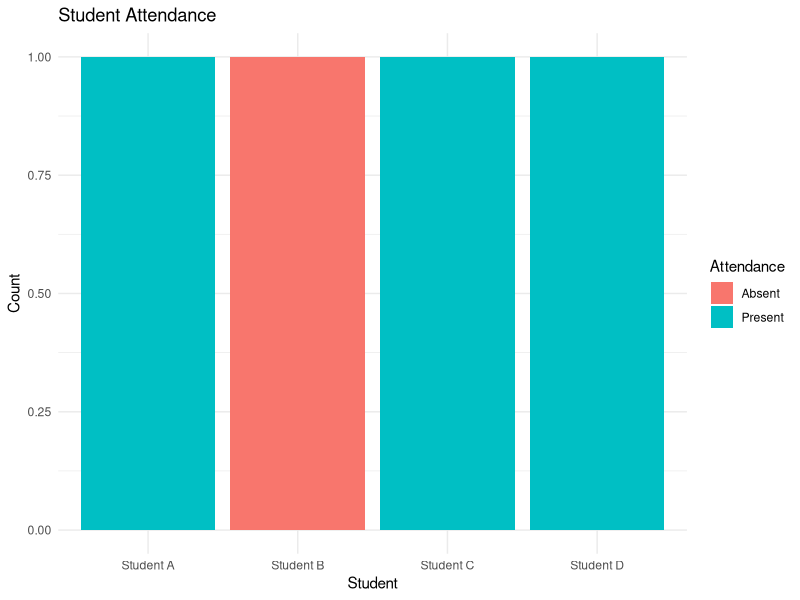
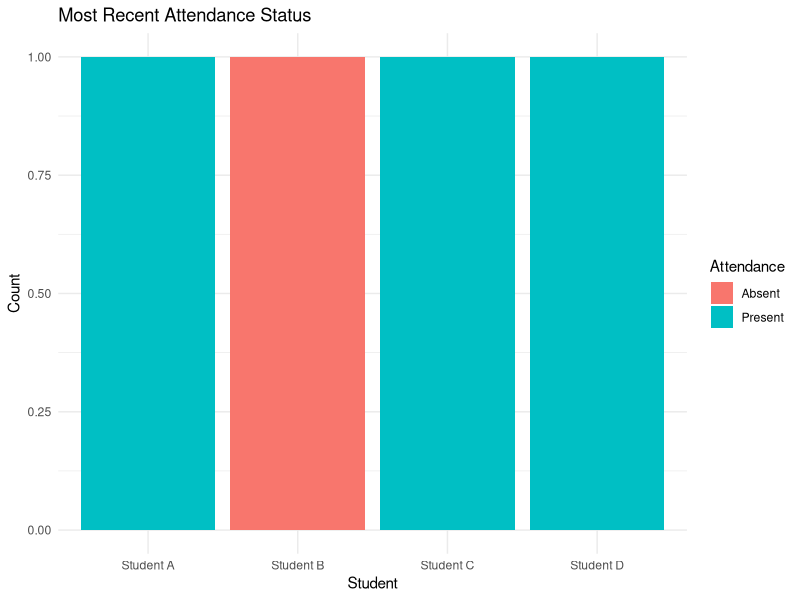
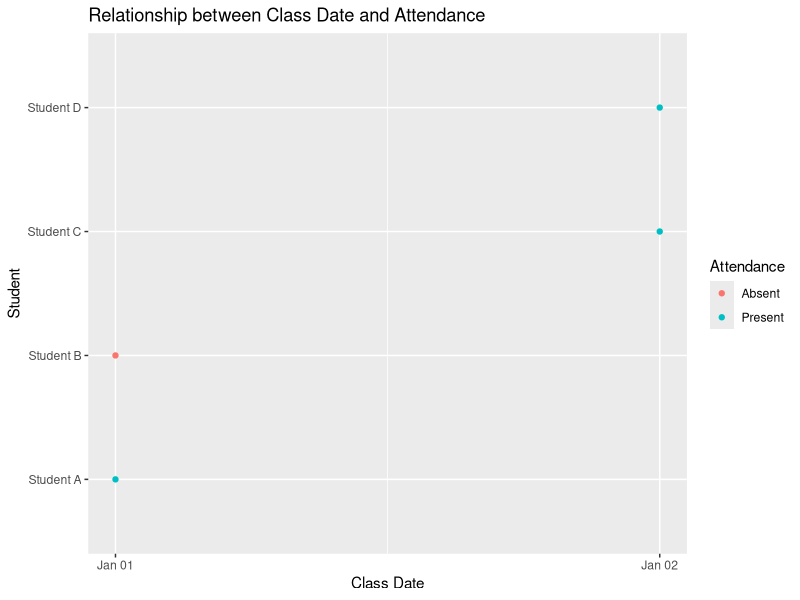

Recreate these plots in R, in order.
#a. R Bar Chart for Student Attendance
student_attendance <- data.frame(
  "Student" = c("Student A", "Student B", "Student C", "Student D"),
  "Class Date" = c("2023-01-01", "2023-01-01", "2023-01-02", "2023-01-02"),
  "Attendance" = c("Present", "Absent", "Present", "Present"),
  stringsAsFactors = FALSE
)
library(ggplot2)

bar_chart <- ggplot(student_attendance, aes(x = Student, fill = Attendance)) +
  geom_bar(stat = "count", position = "dodge") +
  labs(title = "Student Attendance",
       x = "Student",
       y = "Count",
       fill = "Attendance") +
  theme_minimal()

print(bar_chart)


#b.Stacked Bar Chart for Most Recent Attendance Status
most_recent_attendance <- student_attendance[!duplicated(student_attendance$Student, fromLast = TRUE), ]

stacked_bar_chart <- ggplot(most_recent_attendance, aes(x = Student, fill = Attendance)) +
  geom_bar(stat = "count") +
  labs(title = "Most Recent Attendance Status",
       x = "Student",
       y = "Count",
       fill = "Attendance") +
  theme_minimal()

print(stacked_bar_chart)



#c.Scatter Plot for Relationship Between Class Date and Attendance
library(ggplot2)
data <- data.frame(
  Student = c("Student A", "Student B", "Student C", "Student D"),
  Class_Date = c("2023-01-01", "2023-01-01", "2023-01-02", "2023-01-02"),
  Attendance = c("Present", "Absent", "Present", "Present")
)
data$Class_Date <- as.Date(data$Class_Date)
ggplot(data, aes(x = Class_Date, y = Student, color = Attendance)) + 
  geom_point() +
  labs(title = "Relationship between Class Date and Attendance", x = "Class Date", y = "Student")

